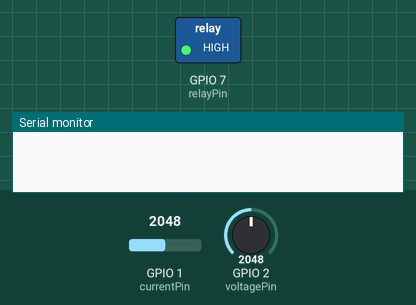
Simulated run of this sketch. Board: ESP32-S3. Shown: switched loads named in the sketch (green lamp = pin HIGH), the last lines printed to the serial monitor. Inputs (shaded band) come from the test bench; at power-on: GPIO 1 (currentPin) = 2048, GPIO 2 (voltagePin) = 2048.

Above: at 0.1 s.
At 3.1 s:
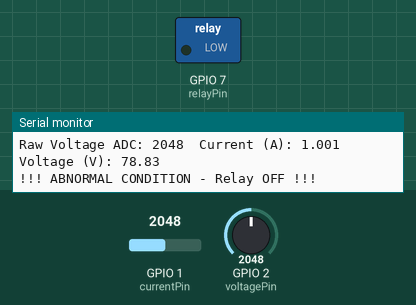
Timing chart, 0 to 4.6 s (numbered marks = the images above):
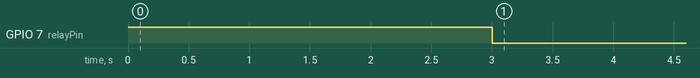

The sketch:

arduino.ino
```cpp
// ----- Pins -----
const int relayPin   = 7;   // Relay control (Active HIGH)
const int currentPin = A0;  // Voltage across shunt
const int voltagePin = A1;  // Voltage divider

// ----- Constants -----
const float R_shunt = 10.0;    // Shunt resistor in ohms
const float ADC_REF = 5.0;     // Arduino ADC reference voltage
const int   ADC_MAX = 1023;    // 10-bit ADC resolution

// Voltage divider resistors
const float R1 = 22000.0;   // Top resistor (22k)
const float R2 = 3200.0;    // Bottom resistor (3.2k)

// ----- Thresholds -----
const float MIN_CURRENT = 0.01;  // 15 mA lower bound
const float MAX_CURRENT = 0.1;  // 35 mA upper bound
const float MIN_VOLTAGE = 0.00;    // Min LED voltage
const float MAX_VOLTAGE = 50;    // Max LED voltage

// ----- Debounce -----
int abnormalCount = 0;
const int thresholdCount = 3;   // Require 3 consecutive abnormal readings

void setup() {
  Serial.begin(9600);
  pinMode(relayPin, OUTPUT);

  // Start with relay ON (Active HIGH)
  digitalWrite(relayPin, HIGH);
  delay(2000);  // Let sensors stabilize
}

void loop() {
  // ----- Read Current -----
  int rawCurrent = analogRead(currentPin);
  float V_shunt = (rawCurrent * ADC_REF) / ADC_MAX;  // Voltage across shunt
  float current = V_shunt / R_shunt;                // Current in Amps

  // ----- Read Voltage -----
  int rawVoltage = analogRead(voltagePin);
  float V_div = (rawVoltage * ADC_REF) / ADC_MAX;   // ADC voltage

  // Corrected voltage calculation:
  float voltage = V_div * ((R1 + R2) / R2);

  // ----- Print values -----
  Serial.print("Raw Voltage ADC: "); Serial.print(rawVoltage);
  Serial.print("\tCurrent (A): "); Serial.print(current, 3);
  Serial.print("\tVoltage (V): "); Serial.println(voltage, 2);

  // ----- Abnormal check -----
  if (current < MIN_CURRENT || current > MAX_CURRENT ||
      voltage < MIN_VOLTAGE || voltage > MAX_VOLTAGE) {
    abnormalCount++;
    if (abnormalCount >= thresholdCount) {
      digitalWrite(relayPin, LOW); // OFF (Active HIGH relay)
      Serial.println("!!! ABNORMAL CONDITION - Relay OFF !!!");
    }
  } else {
    abnormalCount = 0;
    digitalWrite(relayPin, HIGH); // ON (Active HIGH relay)
  }

  delay(500);
}
```

Measured:
- by itself, GPIO 7 (relayPin): HIGH → LOW at 3.0 s
